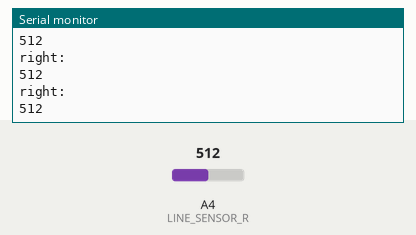
The sketch below on a simulated Arduino Uno, built with avr-gcc and run on an emulated ATmega328P. Parts: the last lines printed to the serial monitor. Inputs (shaded band) come from the test bench; at power-on: A4 (LINE_SENSOR_R) = 512.

Above: at 1.3 s.
1.4 s: A4 (LINE_SENSOR_R) set to 716
At 1.81 s:
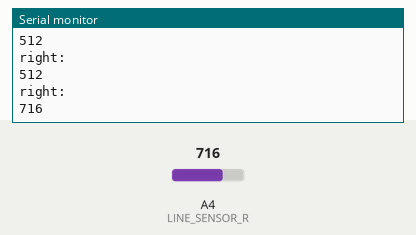
2.9 s: A4 (LINE_SENSOR_R) set to 900
At 3.31 s:
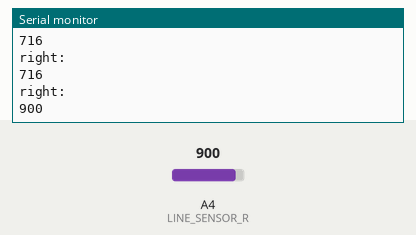
Timing chart, 0 to 5.9 s (numbered marks = the images above; inputs shaded):
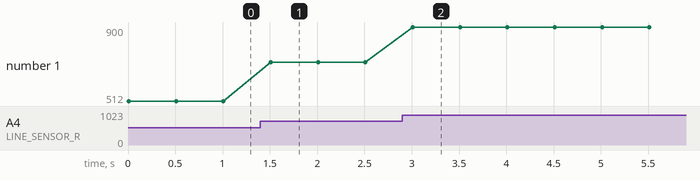

The sketch:

line_sensor.ino
```cpp
// function to test the line sensor

int LINE_SENSOR_L = A5;
int LINE_SENSOR_R = A4;

void setup() {
  // put your setup code here, to run once:
  pinMode(LINE_SENSOR_L, INPUT);
  pinMode(LINE_SENSOR_R, INPUT);
  Serial.begin(9600);
}

void loop() {
  // put your main code here, to run repeatedly:
//  Serial.println("left:");
//  Serial.println(analogRead(LINE_SENSOR_L));
  Serial.println("right:");
  Serial.println(analogRead(LINE_SENSOR_R));
  delay(500);
}
```

Measured:
- after the input at 1.4 s, the serial monitor: prints a new line after 0.11 s (image 1)
- after the input at 2.9 s, the serial monitor: prints a new line after 0.11 s (image 2)
- plotted number 1: 512 → 716 after the input at 1.4 s, 716 → 900 after the input at 2.9 s
